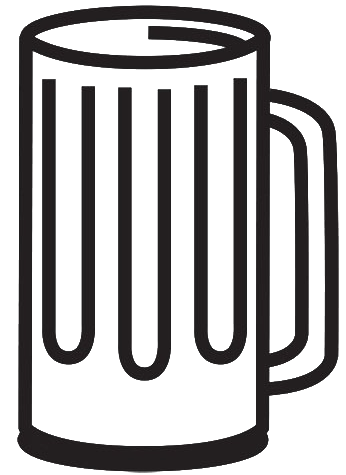
#> input picture data/images/beer2.png, 346 x 475 px
$ jupyter execute --allow-errors styles_analysis.ipynb   (shell and % lines are left out)
#> lines starting #> are read from the running program, lines starting #| are printed output that depends on the picture; after the words box and inside, x2 and y2 are one past the last pixel; in counts of white or black regions, pixels touching at a corner belong together
# Analysis of the styles of beer

We will look at the styles of beer and see if we can find any interesting patterns by checking for each kind of climates, which styles are the most popular.

[cell 1]
import pandas as pd
import numpy as np
import matplotlib.pyplot as plt
import geopandas as gpd
import seaborn as sns
import spacy
from spacy.language import Language
# from spacy_language_detection import LanguageDetector
import scipy.stats as stats
import wordcloud

from data_loader import (
    get_users_df,
    get_reviews_df,
    get_beers_df,
    get_breweries_df,
    join_breweries_on_beers,
    merge_reviews,
)

#> (a cell that did not finish here is left out)

#> (a cell that did not finish here is left out)

Now that the data are loaded, we can first just look at the beers most liked in the whole US:

#> (a cell that did not finish here is left out)

## 1. How does the climate of a user impact their preference in beer style?

1. What type of beer do users from each climate prefer? Is there significance?
2. What is the most rated beer from each climate? Is it one they dislike or like strongly?
3. Is the alcohol percentage of the preferred beer significant to the respective climates?

First, we will need to preprocess the `us_users_ratings` dataset to add a `general_style` column that is made from the beer's `style` which can be very specific. Then, we need to group the beers by climate to do the analysis to find answers to our questions.

#> (a cell that did not finish here is left out)

As there are many different styles of beer, it seems too hard to automate the process of tokenisation. We chose to export the dataframe with the style of beer and manually assign each one to a more general style. The groupings were made based on this reference: https://hospitalityinsights.ehl.edu/beer-types. These are:
- Lager
- Pale Ale
- Blonde Ale
- Brown Ale
- IPA
- Wheatbeer
- Porter
- Stout
- Sour Ale
- Scottish Ale

#> (a cell that did not finish here is left out)

#> (a cell that did not finish here is left out)

We will first look for each climate which are the most liked beers (according to the score `overall` given by the users) and which beers are the most reviewed.

#> (a cell that did not finish here is left out)

We repeat but looking at the most reviewed beers.

#> (a cell that did not finish here is left out)

Now, let's plot the two:

[cell 10]
positions_per_beer = pd.DataFrame(columns=["beer_type", "best_beers_rank", "most_reviewed_rank"])

#> (the rest of this cell did not finish here and is left out)

[cell 11]
print(positions_per_beer)

[cell 12]
from PIL import Image

img = plt.imread("../data/images/beer2.png")
#> img is the input picture: shape (475, 346, 4) float32; mean R, G, B, A 0.0585, 0.0535, 0.055, 0.355

# Create a mask from the image where the transparent pixels are black
mask = np.array(Image.open("../data/images/beer2.png").convert("L")) > 1
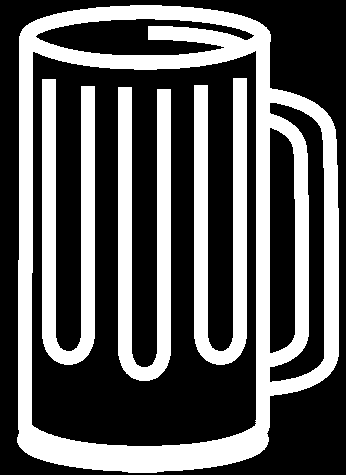
#> mask: shape (475, 346) bool; 36% white; 4 white regions, box (x1, y1, x2, y2) and area: (17, 5, 339, 473) 34888, (118, 87, 171, 381) 8306, (194, 78, 247, 365) 8032, (42, 79, 95, 365) 8003
# Invert the mask
mask = ~mask

# Let's plot the positions of each beer
fig, axs = plt.subplots(1, 10, figsize=(20, 10))

i = 0
for row in positions_per_beer.iterrows():
    # Create an image with the same shape as the mask
    img_plot = np.zeros_like(img)

    # in this image put red pixels
    x_center = 145
    width = 116
    height_max = 350
    y_max = 450

    fill_percentage = 1 - row[1]["best_beers_rank"] / 10

    img_plot[int(y_max - fill_percentage * height_max):y_max, x_center-width:x_center+width, ...] = (1, 0.6, 0, 1)

    # Mask the img_plot with the mask
    img_masked = img_plot * mask[..., None]

    img_masked = img_masked + img

    axs[i].imshow(img_masked)
    axs[i].set_title(row[1]["beer_type"])
    axs[i].text(0.43, 0.13, str(row[1]["best_beers_rank"]), fontsize=15, color="black", horizontalalignment="center", verticalalignment="center", transform=axs[i].transAxes)
    axs[i].axis("off")
    i += 1
#> after the loop, i = 0

plt.suptitle("Average position of each beer, ranked by overall rating", y=0.65)
plt.show()

[cell 13]
from PIL import Image

img = plt.imread("../data/images/beer2.png")

# Create a mask from the image where the transparent pixels are black
mask = np.array(Image.open("../data/images/beer2.png").convert("L")) > 1
# Invert the mask
mask = ~mask

# Let's plot the positions of each beer
fig, axs = plt.subplots(1, 10, figsize=(20, 10))

i = 0
for row in positions_per_beer.iterrows():
    # Create an image with the same shape as the mask
    img_plot = np.zeros_like(img)

    # in this image put red pixels
    x_center = 145
    width = 116
    height_max = 350
    y_max = 450

    fill_percentage = 1 - row[1]["most_reviewed_rank"] / 10

    img_plot[int(y_max - fill_percentage * height_max):y_max, x_center-width:x_center+width, ...] = (1, 0.6, 0, 1)

    # Mask the img_plot with the mask
    img_masked = img_plot * mask[..., None]

    img_masked = img_masked + img

    axs[i].imshow(img_masked)
    axs[i].text(0.43, 0.13, str(row[1]["most_reviewed_rank"]), fontsize=15, color="black", horizontalalignment="center", verticalalignment="center", transform=axs[i].transAxes)
    axs[i].set_title(row[1]["beer_type"])
    axs[i].axis("off")
    i += 1
#> after the loop, i = 0

plt.suptitle("Average position of each beer, ranked by number of reviews", y=0.65)
plt.show()
